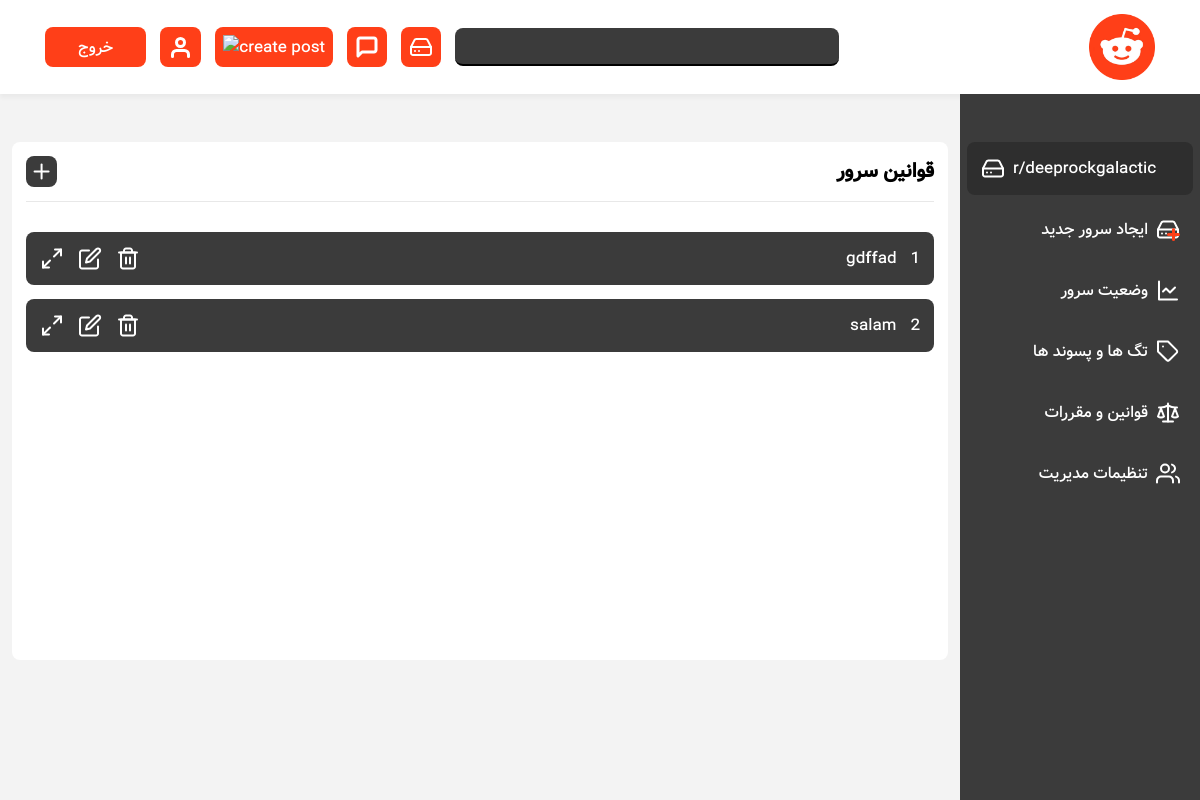
Page /r/deeprockgalactic/moderating-page/rules (signed in) on the earlier database version.
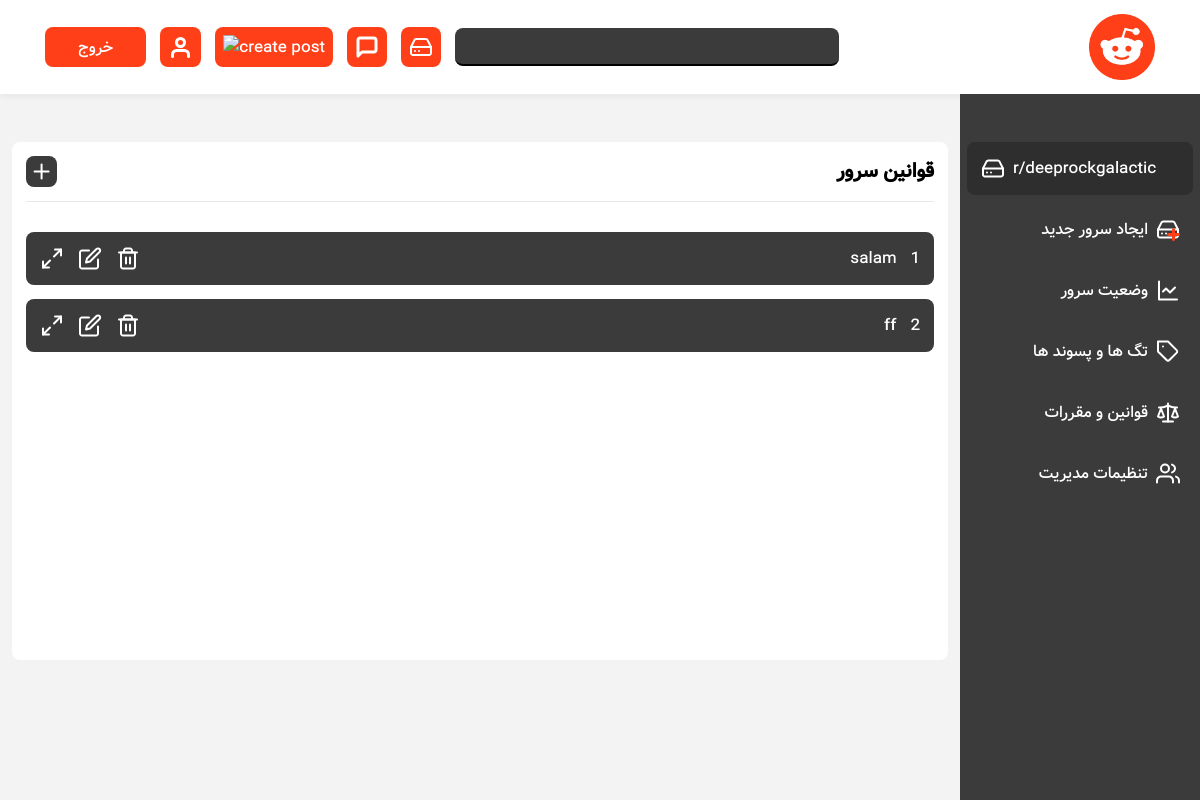
Same page on the later database version.
### servers/models.py (models this page shows, shortened)
class ServerRule(models.Model):
    server = models.ForeignKey(Server, on_delete=models.CASCADE, related_name='rules')
    creator = models.ForeignKey(User, on_delete=models.CASCADE, related_name='rules')
    title = models.CharField(max_length=100)
    body = models.TextField()
    created = models.DateTimeField(auto_now_add=True)

### servers/views.py (the view, shortened to what this page needs)
# urls.py: path('<str:server_tag>/moderating-page/rules', RulesView.as_view(), name='server-rules'),
class RulesView(LoginRequiredMixin, View):
    class_form = CreateRuleForm
    def setup(self, request, *args, **kwargs):
        self.server = get_object_or_404(Server, tag=kwargs['server_tag'])
        return super().setup(request, *args, **kwargs)
    def get(self, request, *args, **kwargs):
        create_rule_form = self.class_form()
        server_rules = self.server.rules.all()
        moderator = self.server.moderator_of.filter(user=request.user)
        if moderator.exists():
            return render(request, 'servers/rules.html', {"server":self.server, "server_rules":server_rules, "create_rule_form":create_rule_form})
        messages.warning(request, 'شما مدیر این سرور نیستید')
        return redirect('home:home')

### servers/forms.py
class CreateServerForm(forms.ModelForm):
  class Meta:
    model = Server
    fields = ['tag', 'server_type']
    widgets = {'server_type':forms.RadioSelect({'class':'server-type-button'})}

class CreateRuleForm(forms.ModelForm):
  class Meta:
    model = ServerRule
    exclude = ['created', 'server', 'creator']

### reddit/context_processors.py (called while the page is built)
def inject_form(request):
    return {'create_server_form': CreateServerForm()}

def is_moderator(request):
    is_moderator = Server.objects.filter(creator=request.user.id)
    return {'is_moderator': is_moderator}

### servers/templates/servers/rules.html (shortened to what this page needs)
{% extends './moderating-page.html' %} {% load static %}
{% block moderationCssFiles %}
  <link rel="stylesheet" href="{% static 'servers/css/rules.css' %}">
{% endblock moderationCssFiles %}
{% block moderatingPage %}
  <section id="moderator-display">
      <div class="wrapper l-wrapper">
        <div class="form-title">
          <h2>قوانین سرور</h2>
          <div class="form-title-btns">
            <div onclick="createServerTabFunc('create-rule')" class="square-btn">
              <img src="{% static 'servers/svgs/plus.svg' %}" alt="add flair">
            </div>
          </div>
        </div>
        <section id='list'>
          {% for rule in server_rules %}
          <div class="list-item">
            <div class="list-item-title-wrapper">
              <div class="list-item-title">
                {{ forloop.counter }}
                <p>{{rule.title}}</p>
              </div>
              <div class="list-item-options">
                <a href="{% url 'servers:server-rules-delete' rule.server.tag rule.id %}">
                  <img src="{% static 'servers/svgs/trash.svg' %}" alt="delete rule">
                </a>
                <button class='edit-rule-btn'>
                  <img src="{% static 'posts/svgs/edit.svg' %}" alt="edit rule">
                </button>
                <button onclick='openRuleDetails({{ forloop.counter0 }})' class='rule-detail-btn'>
                  <img src="{% static 'svgs/maximize.svg' %}" alt="rule detail">
                </button>
              </div>
            </div>
          </div>
          {% endfor %}
        </section>
      </div>
  </section>
{% endblock moderatingPage %}

Differences in the rows shown:
removed ServerRule: title "gdffad"
added ServerRule: title "ff"
